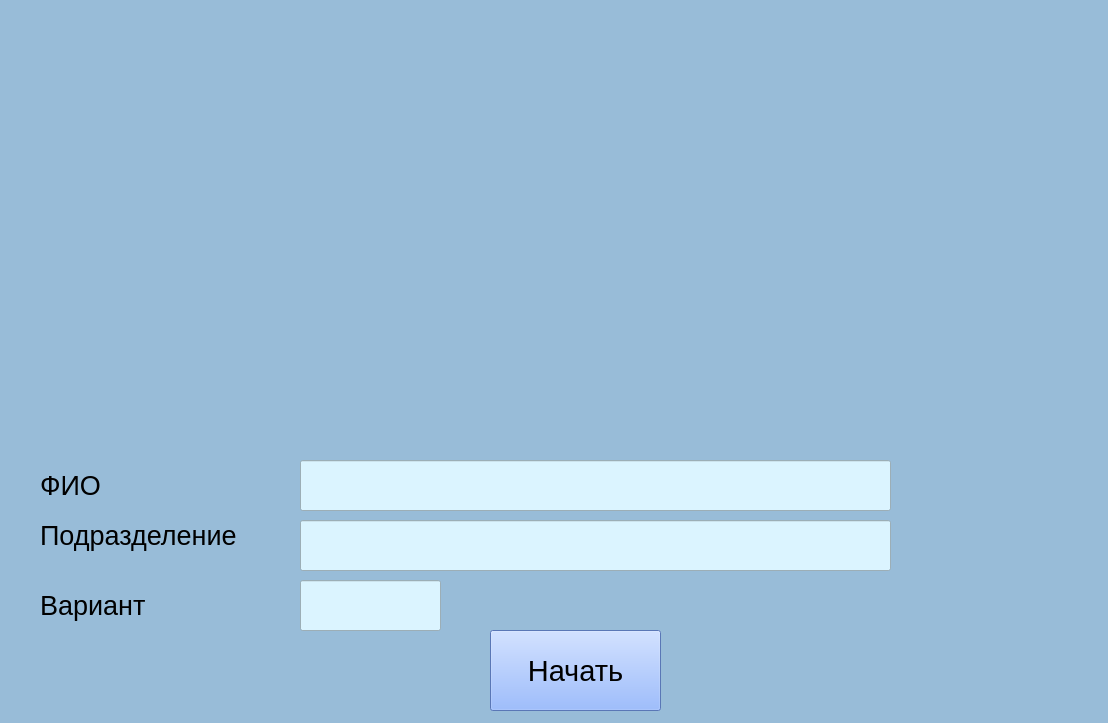
<?xml version="1.0" encoding="UTF-8"?>
<ui version="4.0">
 <class>Form</class>
 <widget class="QWidget" name="Form">
  <property name="geometry">
   <rect>
    <x>0</x>
    <y>0</y>
    <width>1108</width>
    <height>723</height>
   </rect>
  </property>
  <property name="windowTitle">
   <string>Form</string>
  </property>
  <property name="styleSheet">
   <string notr="true">background-color: rgb(152, 188, 216);</string>
  </property>
  <widget class="QLabel" name="name_label">
   <property name="geometry">
    <rect>
     <x>40</x>
     <y>460</y>
     <width>71</width>
     <height>50</height>
    </rect>
   </property>
   <property name="font">
    <font>
     <pointsize>20</pointsize>
    </font>
   </property>
   <property name="text">
    <string>ФИО</string>
   </property>
  </widget>
  <widget class="QLabel" name="group_label">
   <property name="geometry">
    <rect>
     <x>40</x>
     <y>510</y>
     <width>241</width>
     <height>50</height>
    </rect>
   </property>
   <property name="font">
    <font>
     <pointsize>20</pointsize>
    </font>
   </property>
   <property name="text">
    <string>Подразделение</string>
   </property>
  </widget>
  <widget class="QLabel" name="variant_label">
   <property name="geometry">
    <rect>
     <x>40</x>
     <y>580</y>
     <width>141</width>
     <height>50</height>
    </rect>
   </property>
   <property name="font">
    <font>
     <pointsize>20</pointsize>
    </font>
   </property>
   <property name="text">
    <string>Вариант</string>
   </property>
  </widget>
  <widget class="QPushButton" name="start_button">
   <property name="geometry">
    <rect>
     <x>490</x>
     <y>630</y>
     <width>171</width>
     <height>81</height>
    </rect>
   </property>
   <property name="font">
    <font>
     <pointsize>22</pointsize>
    </font>
   </property>
   <property name="styleSheet">
    <string notr="true">background-color: rgb(126, 167, 255);</string>
   </property>
   <property name="text">
    <string>Начать</string>
   </property>
  </widget>
  <widget class="QLineEdit" name="input_name">
   <property name="geometry">
    <rect>
     <x>300</x>
     <y>460</y>
     <width>591</width>
     <height>51</height>
    </rect>
   </property>
   <property name="font">
    <font>
     <pointsize>14</pointsize>
    </font>
   </property>
   <property name="styleSheet">
    <string notr="true">background-color: rgb(219, 244, 255);</string>
   </property>
  </widget>
  <widget class="QLineEdit" name="input_group">
   <property name="geometry">
    <rect>
     <x>300</x>
     <y>520</y>
     <width>591</width>
     <height>51</height>
    </rect>
   </property>
   <property name="font">
    <font>
     <pointsize>14</pointsize>
    </font>
   </property>
   <property name="styleSheet">
    <string notr="true">background-color: rgb(219, 244, 255);</string>
   </property>
  </widget>
  <widget class="QLineEdit" name="input_variant">
   <property name="geometry">
    <rect>
     <x>300</x>
     <y>580</y>
     <width>141</width>
     <height>51</height>
    </rect>
   </property>
   <property name="font">
    <font>
     <pointsize>14</pointsize>
    </font>
   </property>
   <property name="styleSheet">
    <string notr="true">background-color: rgb(219, 244, 255);</string>
   </property>
  </widget>
  <widget class="QLabel" name="label">
   <property name="geometry">
    <rect>
     <x>50</x>
     <y>0</y>
     <width>1070</width>
     <height>440</height>
    </rect>
   </property>
   <property name="text">
    <string/>
   </property>
  </widget>
 </widget>
 <resources/>
 <connections/>
</ui>
